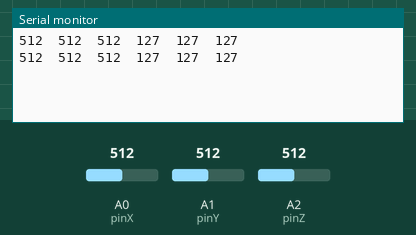
Bench run of a sketch on a simulated Arduino Uno, built with avr-gcc and run on an emulated ATmega328P. On the bench: the last lines printed to the serial monitor. The test bench sets the inputs (shaded band); at power-on: A0 (pinX) = 512, A1 (pinY) = 512, A2 (pinZ) = 512.

Above: at 1.8 s.
1.9 s: A0 (pinX) set to 716
At 2.8 s:
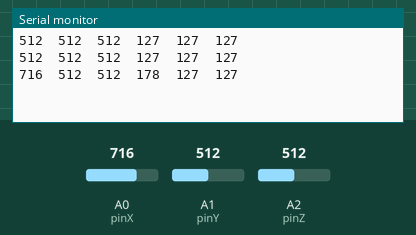
3.4 s: A1 (pinY) set to 716
At 4.7 s:
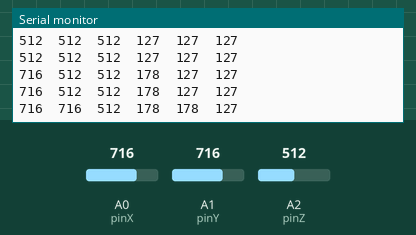
4.9 s: A2 (pinZ) set to 716
At 5.8 s:
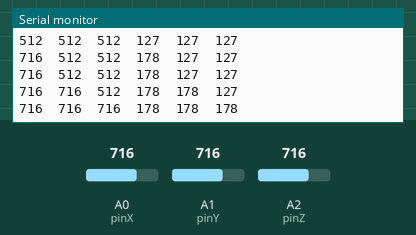
6.4 s: A0 (pinX) set to 900
At 7.4 s:
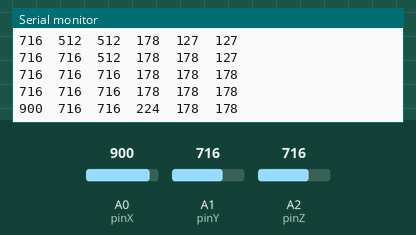
7.9 s: A1 (pinY) set to 900
At 8.8 s:
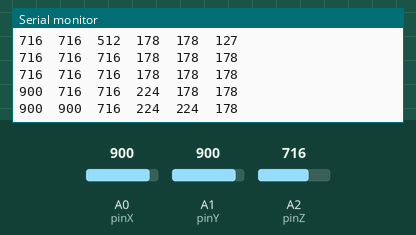
9.4 s: A2 (pinZ) set to 900
At 10.8 s:
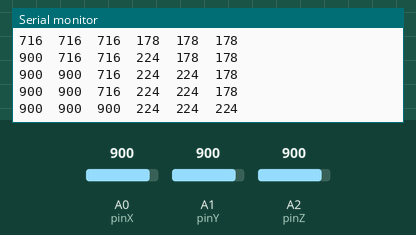
Timing chart, 0 to 11.9 s (numbered marks = the images above; inputs shaded):
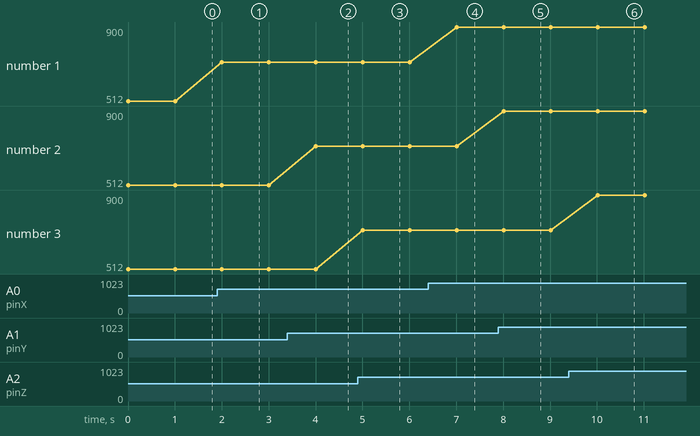

Measured:
- after the input at 1.9 s, the serial monitor: prints a new line after 0.10 s (image 1)
- after the input at 3.4 s, the serial monitor: prints a new line after 0.61 s (image 2)
- after the input at 4.9 s, the serial monitor: prints a new line after 0.11 s (image 3)
- after the input at 6.4 s, the serial monitor: prints a new line after 0.61 s (image 4)
- after the input at 7.9 s, the serial monitor: prints a new line after 0.11 s (image 5)
- after the input at 9.4 s, the serial monitor: prints a new line after 0.62 s (image 6)
- plotted number 1: 512 → 716 after the input at 1.9 s, 716 → 900 after the input at 6.4 s

The sketch:

Position1.ino
```cpp
//Controlling Led By Button
//Turns on and off a LED ,when pressings button attach to pin12
//Email:support@sunfounder.com
//Website:www.sunfounder.com
//2015.5.7
/**********************************/
/**********************************/

const int pinX = A0;
const int pinY = A1;
const int pinZ = A2;

void setup()
{
  Serial.begin(9600);
//  pinMode(pinX, INPUT);
//  pinMode(pinY, INPUT);
//  pinMode(pinZ, INPUT);
}
/**********************************/
void loop()
{
  int valueX = analogRead(pinX);
  int valueY = analogRead(pinY);
  int valueZ = analogRead(pinZ);

  int ovX = map(valueX, 0, 1023, 0, 255);
  int ovY = map(valueY, 0, 1023, 0, 255);
  int ovZ = map(valueZ, 0, 1023, 0, 255);

  Serial.print(valueX);
  Serial.print("  ");
  Serial.print(valueY);
  Serial.print("  ");
  Serial.print(valueZ);
  Serial.print("  ");
  Serial.print(ovX);
  Serial.print("  ");
  Serial.print(ovY);
  Serial.print("  ");
  Serial.println(ovZ);

  delay(1000);
}
/************************************/
```
